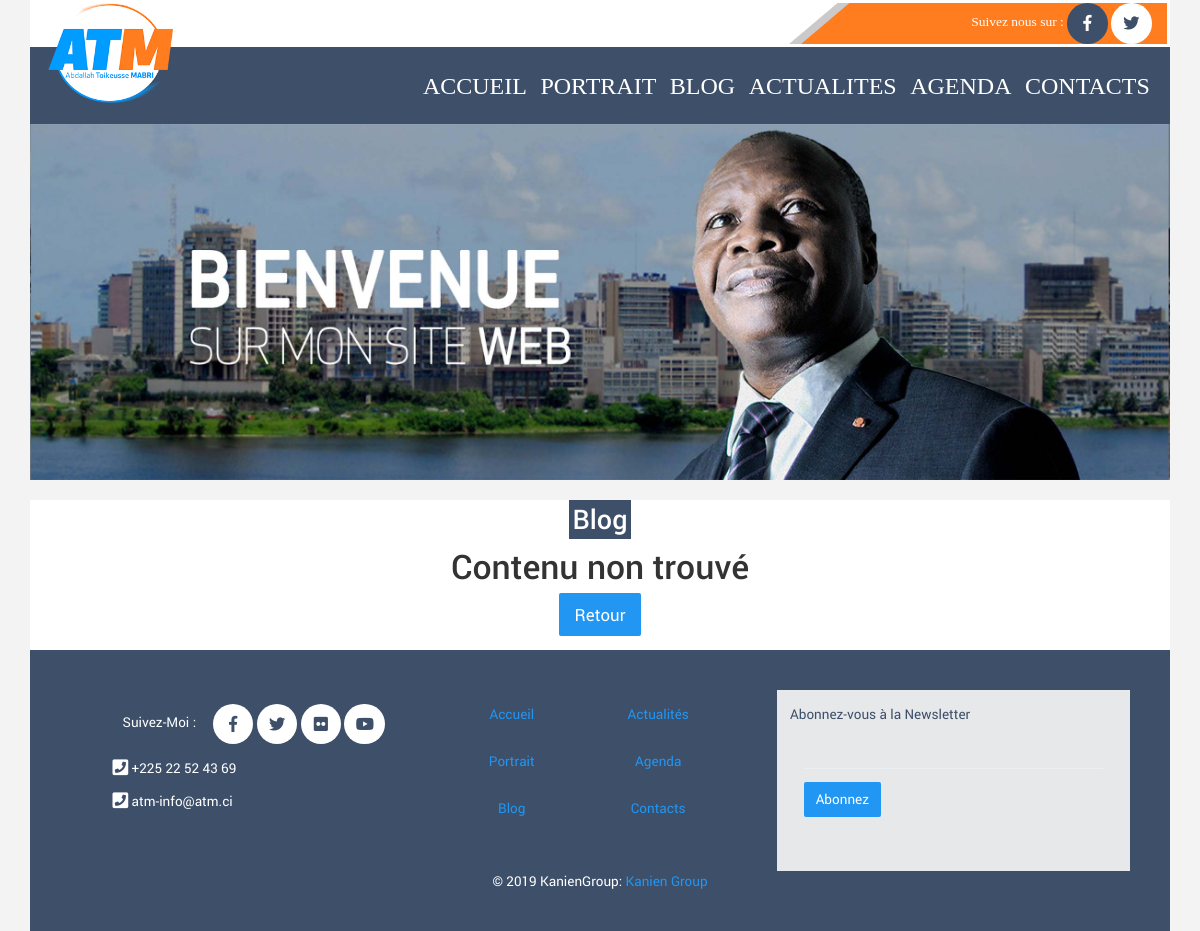
Page /blog/view/5 on the earlier database version.
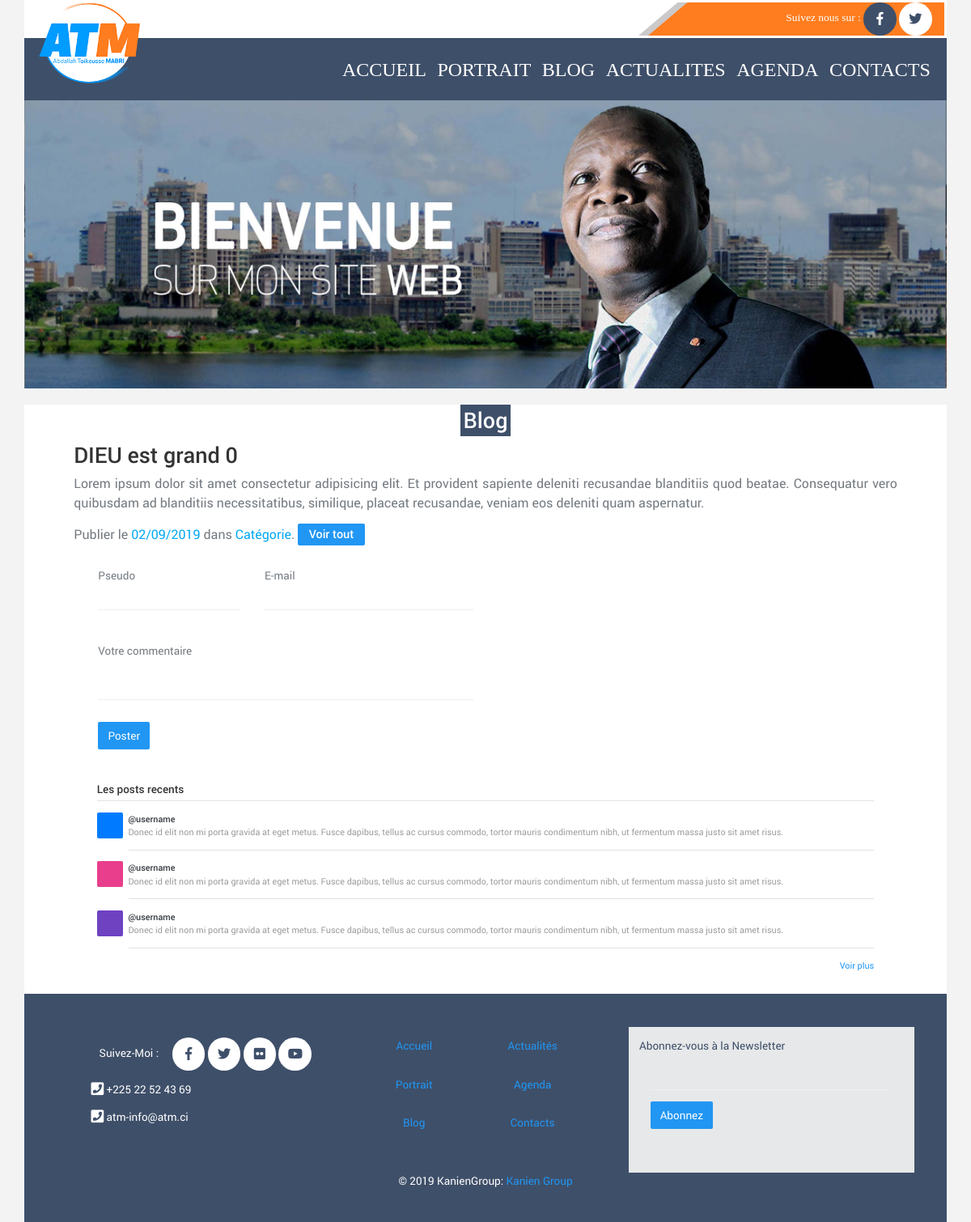
Same page on the later database version.
### tables this page shows
create table if not exists `blog` (
  id int not null unique auto_increment,
  titre varchar(100) not null,
  contenu TEXT not null,
  date_creation date not null,
  date_pub date,
  periode_pub_debut date,
  periode_pub_fin date,
  lien_img varchar(200) not null,
  etat varchar(50) not null,
  user varchar(50) not null,
  nombre_vue smallint unsigned default 100,
  idcategorie int not null,
  primary key (`id`),
  foreign key(etat) references etat(libelle)  on delete cascade,
  foreign key(user) references user(login)  on delete cascade,
  foreign key(idcategorie) references categorie(id)  on delete cascade
);

### application/controllers/Blog.php (called while the page is built, shortened)
<?php
class Blog extends CI_Controller
{
    public function view($idblog=0)
    {
        if (!isset($idblog) || intval($idblog)==0) {
            redirect('blog');
        } else {
            $idblog = intval($idblog);
            $data['details_blog'] = $this->get_details_blog($idblog);
        }
        $data['titre_page'] = "ATM";
        $data['page']='details_blog';
        $this->load->view('pages/main_layout',$data);
    }
    private function get_details_blog($idblog)
    {
        $this->load->model('chargement_data_model');
        return $this->chargement_data_model->get_details_blog($idblog);
    }
}

### index.php (called while the page is built, shortened)
<?php
require_once BASEPATH.'core/CodeIgniter.php';

### application/models/Chargement_data_model.php (called while the page is built, shortened)
<?php  if ( ! defined('BASEPATH')) exit('No direct script access allowed');
class Chargement_data_model extends CI_Model
{
	public function get_details_blog($idblog)
	{
		$query = $this->db->query("select blog.id, blog.titre, blog.contenu, blog.date_creation, blog.date_pub, blog.periode_pub_debut, blog.periode_pub_fin, blog.lien_img, blog.etat, blog.user, blog.nombre_vue, blog.idcategorie, categorie.libelle as categorie from blog join categorie where blog.idcategorie=categorie.id and blog.id=$idblog");
		$infos = $query->result_array();
		return $infos;
	}
}

### application/helpers/MY_url_helper.php (called while the page is built, shortened)
<?php
if ( ! function_exists('site_url'))
{
    function site_url($uri = '')
	{
	    if( ! is_array($uri))
	    {
	        $uri = func_get_args();
	    }
	    $CI =& get_instance();
	    return $CI->config->site_url($uri);
	}
}
 ?>

### application/views/pages/details_blog.php (the view, shortened to what the changed rows need)
<?php
if (empty($details_blog)) {
?>
    <div class="container">
        <div class="row">
            <img class="img-fluid" src="<?php echo base_url('assets/img/sliders/slide1.jpg'); ?>" alt="First slide">
        </div>
        <div class="container">
        </div>
        <div class="row bg-white">
            <div class="col-md-12 text-center">
                <h2 class="fb-color title_one text-white p-1">Blog</h2>
            </div>
        </div>
        <section class="row bg-white">
            <header class="container h-100">
                <div class="align-items-center justify-content-center h-100 text-center mb-3">
                    <h1>Contenu non trouvé</h1>
                    <a href="javascript:history.back()" class="btn btn-primary btn-lg">Retour</a>
                </div>
            </header>
        </section>
    </div>
<?php
} else {
    foreach ($details_blog as $blog) :
?>
        <div class="container">
            <div class="row">
                <img class="img-fluid" src="<?php echo base_url('assets/img/sliders/slide1.jpg'); ?>" alt="First slide">
            </div>
            <div class="container">
            </div>
            <div class="row bg-white">
                <div class="col-md-12 text-center">
                    <h2 class="fb-color title_one text-white p-1">Blog</h2>
                </div>
            </div>
            <section class="h-100 row bg-white">
                <header class="container h-100">
                    <div class="d-flex align-items-center justify-content-center h-100">
                        <div class="d-flex flex-column col-11">
                            <div class="row">
                                <div class="row bg-white mb-3">
                                    <div class="col-12 text-justify text_who_is blog-main">
                                        <h2 class="blog-post-title"><?= $blog['titre']; ?></h2>
                                        <p><?= $blog['contenu']; ?></p>
                                        <p class="blog-post-meta">
                                            Publier le
                                            <a class="text-info" href="#"><?= date("d/m/Y",strtotime($blog['date_pub'])); ?></a>
                                            dans <a class="text-info" href="#">Catégorie</a>.
                                            <a class="text-white badge badge-primary text-wrap" href="<?= site_url('blog'); ?>">Voir tout</a>
                                        </p>
                                    </div>
                                </div>
                                <form class="container mb-3">
                                    <div class="col-md-6">
                                        <div class="form-group">
                                            <div class="row">
                                                <div class="col-md-5 mb-3">
                                                    <label for="exampleFormControlTextarea1">Pseudo</label>
                                                    <input type="text" class="form-control form-control-sm">
                                                </div>
                                                <div class="col-md-7 mb-3">
                                                    <label for="exampleFormControlTextarea1">E-mail</label>
                                                    <input type="text" class="form-control form-control-sm">
                                                </div>
                                            </div>
                                        </div>
                                        <div class="form-group">
                                            <label for="exampleFormControlTextarea1">Votre commentaire</label>
                                            <textarea class="form-control form-control-sm" id="exampleFormControlTextarea1" rows="2"></textarea>
                                        </div>
                                        <button type="submit" class="btn btn-primary">Poster</button>
                                    </div>
                                </form>
                                <div class="container">
                                    <div class="my-3 p-3 bg-white rounded box-shadow">
                                        <h6 class="border-bottom border-gray pb-2 mb-0">Les posts recents</h6>
                                        <div class="media text-muted pt-3">
                                          <img data-src="holder.js/32x32?theme=thumb&amp;bg=007bff&amp;fg=007bff&amp;size=1" alt="32x32" class="mr-2 rounded" style="width: 32px; height: 32px;" data-holder-rendered="true">
                                          <p class="media-body pb-3 mb-0 small lh-125 border-bottom border-gray">
                                            <strong class="d-block text-gray-dark">@username</strong>
                                            Donec id elit non mi porta gravida at eget metus. Fusce dapibus, tellus ac cursus commodo, tortor mauris condimentum nibh, ut fermentum massa justo sit amet risus.
                                          </p>
                                        </div>
                                        <div class="media text-muted pt-3">
                                          <img data-src="holder.js/32x32?theme=thumb&amp;bg=e83e8c&amp;fg=e83e8c&amp;size=1" alt="32x32" class="mr-2 rounded" style="width: 32px; height: 32px;" data-holder-rendered="true">
                                          <p class="media-body pb-3 mb-0 small lh-125 border-bottom border-gray">
                                            <strong class="d-block text-gray-dark">@username</strong>
                                            Donec id elit non mi porta gravida at eget metus. Fusce dapibus, tellus ac cursus commodo, tortor mauris condimentum nibh, ut fermentum massa justo sit amet risus.
                                          </p>
                                        </div>
                                        <div class="media text-muted pt-3">
                                          <img data-src="holder.js/32x32?theme=thumb&amp;bg=6f42c1&amp;fg=6f42c1&amp;size=1" alt="32x32" class="mr-2 rounded" style="width: 32px; height: 32px;" data-holder-rendered="true">
                                          <p class="media-body pb-3 mb-0 small lh-125 border-bottom border-gray">
                                            <strong class="d-block text-gray-dark">@username</strong>
                                            Donec id elit non mi porta gravida at eget metus. Fusce dapibus, tellus ac cursus commodo, tortor mauris condimentum nibh, ut fermentum massa justo sit amet risus.
                                          </p>
                                        </div>
                                        <small class="d-block text-right mt-3">
                                          <a href="#">Voir plus</a>
                                        </small>
                                    </div>
                                </div>
                            </div>
                        </div>
                    </div>
                </header>
            </section>
        </div>
<?php
    endforeach;
}
?>

Differences in the rows shown:
now on this page (row edited): blog: titre "DIEU est grand 0", contenu "Lorem ipsum dolor sit amet consectetur adipisicing elit. Et provident sapiente deleniti recusandae blanditiis quod beatae. Consequatur vero quibusdam ad blanditiis necessitatibus, similique, placeat recusandae, veniam eos deleniti quam aspernatur.", date_pub "02/09/2019"
Other differences:
text no longer shown: "Blog Contenu non trouvé Retour"
